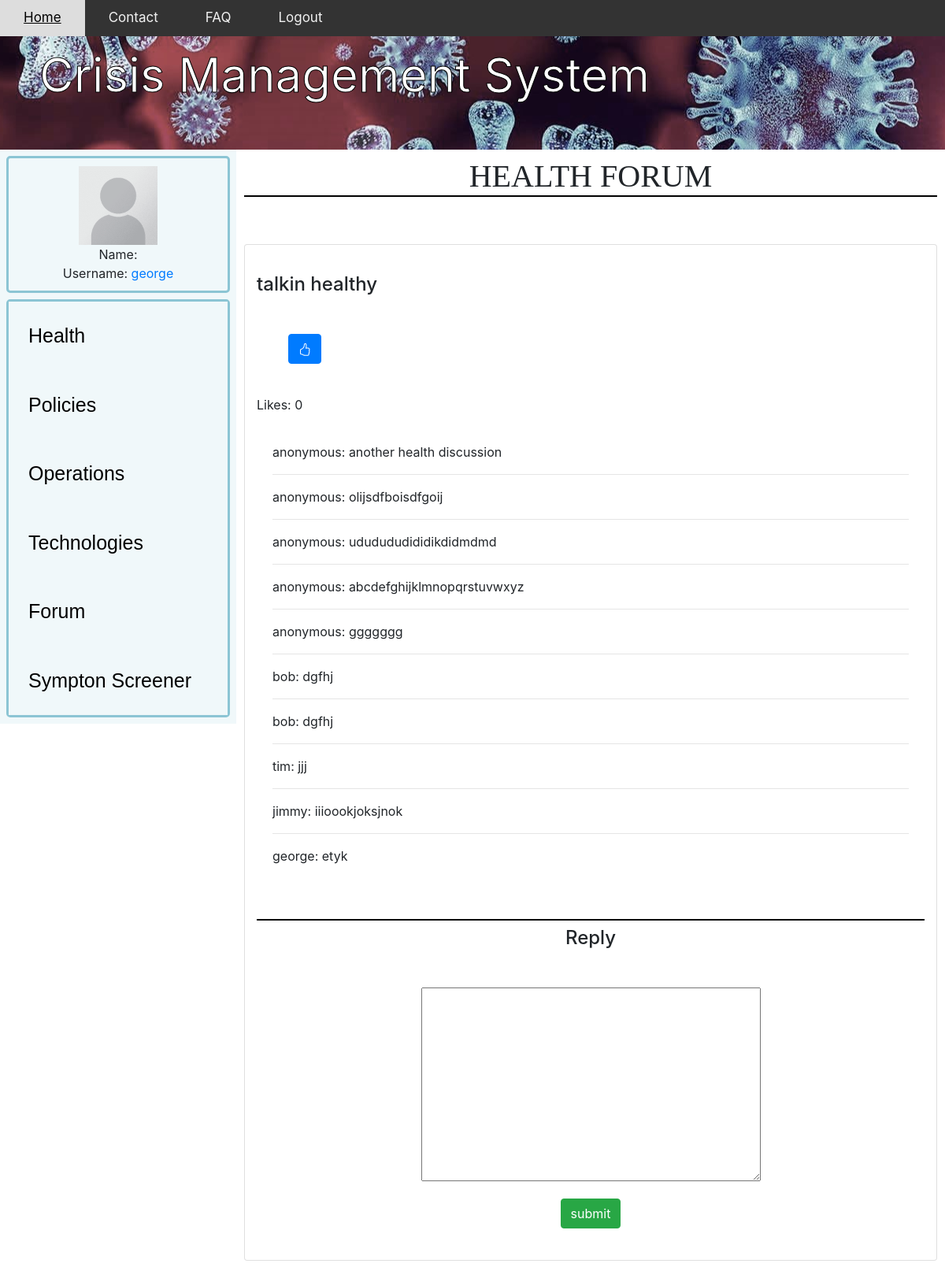
/forumMain/Health/talkin healthy/ (signed in), run on the app's committed database.
### app/models.py (models this page shows, shortened)
class forum(models.Model):
    name=models.CharField(max_length=200,default="anonymous" )
    topic= models.CharField(max_length=300, unique=True)
    section = models.CharField(max_length=12)
    description = models.CharField(max_length=1000,blank=True)
    date_created=models.DateTimeField(auto_now_add=True,null=True)
    likeCount = models.IntegerField(default=0)
    dislikeCount = models.IntegerField(default=0)
    forumLikes = models.ManyToManyField(User, related_name='forum')
    def totalLikes(self):
        return self.forumLikes.count()

class Discussion(models.Model):
    forum = models.ForeignKey(forum,blank=True,on_delete=models.CASCADE)
    discuss = models.CharField(max_length=1000)
    name=models.CharField(max_length=200,default="anonymous" )

### app/views.py (the view, shortened to what this page needs)
# urls.py: path('forumMain/<forumName>/<forumTopic>/', forumDiscussion, name='forumDiscussion'),
@login_required
def forumDiscussion(request, forumName, forumTopic):
    myForum=forum.objects.get(section=forumName, topic=forumTopic)
    discussions=[]
    discussions.append(myForum.discussion_set.all())
    form = CreateInDiscussion()
    totalLikes = myForum.totalLikes()
    liked = False
    if myForum.forumLikes.filter(id=request.user.id).exists():
        liked = True
    context={'forum' : myForum,
            'discussions' : discussions,
            'form' : form,
            'forumName' : forumName,
            'forumTopic' : forumTopic,
            'totalLikes' : totalLikes,
            'liked' : liked,
            }
    return render(request, 'forumDiscussion.html', context)

### app/forms.py
class CreateInDiscussion(ModelForm):
    class Meta:
        model= Discussion
        fields = ["discuss"]
        widgets = {
            'discuss' : Textarea(attrs={'cols': 40, 'rows': 10}),
        }
        labels = {
            'discuss' : _('')
        }

### app/templates/forumDiscussion.html (shortened to what this page needs)
{% extends "app/base2.html" %}
{% load static %}
{% block content %}
<!DOCTYPE html>
<html lang="en">
<head>
    <body>
		<h1>{{forum.section}} Forum</h1>
	</body>
    <link rel="stylesheet" href="https://stackpath.bootstrapcdn.com/bootstrap/4.5.0/css/bootstrap.min.css"0>
</head>
<body>
            <div class="card-columns" style="padding: 10px; margin: 20px;"></div>
            <div class="card box container">
                <br>
                <h6 class="card-title">
                    <h4>{{forum.topic}}</h4>
                    <form style="margin: 0"  action="{% url 'like_post' forum.topic %}" method="POST">
                        {% if liked %}
                            <button type="submit", name="post_id", value="{{forum.topic}}", class="btn btn-danger"><svg xmlns="http://www.w3.org/2000/svg" width="16" height="16" fill="currentColor" class="bi bi-hand-thumbs-down" viewBox="0 0 16 16"><path d="M8.864 15.674c-.956.24-1.843-.484-1.908-1.42-.072-1.05-.23-2.015-.428-2.59-.125-.36-.479-1.012-1.04-1.638-.557-.624-1.282-1.179-2.131-1.41C2.685 8.432 2 7.85 2 7V3c0-.845.682-1.464 1.448-1.546 1.07-.113 1.564-.415 2.068-.723l.048-.029c.272-.166.578-.349.97-.484C6.931.08 7.395 0 8 0h3.5c.937 0 1.599.478 1.934 1.064.164.287.254.607.254.913 0 .152-.023.312-.077.464.201.262.38.577.488.9.11.33.172.762.004 1.15.069.13.12.268.159.403.077.27.113.567.113.856 0 .289-.036.586-.113.856-.035.12-.08.244-.138.363.394.571.418 1.2.234 1.733-.206.592-.682 1.1-1.2 1.272-.847.283-1.803.276-2.516.211a9.877 9.877 0 0 1-.443-.05 9.364 9.364 0 0 1-.062 4.51c-.138.508-.55.848-1.012.964l-.261.065zM11.5 1H8c-.51 0-.863.068-1.14.163-.281.097-.506.229-.776.393l-.04.025c-.555.338-1.198.73-2.49.868-.333.035-.554.29-.554.55V7c0 .255.226.543.62.65 1.095.3 1.977.997 2.614 1.709.635.71 1.064 1.475 1.238 1.977.243.7.407 1.768.482 2.85.025.362.36.595.667.518l.262-.065c.16-.04.258-.144.288-.255a8.34 8.34 0 0 0-.145-4.726.5.5 0 0 1 .595-.643h.003l.014.004.058.013a8.912 8.912 0 0 0 1.036.157c.663.06 1.457.054 2.11-.163.175-.059.45-.301.57-.651.107-.308.087-.67-.266-1.021L12.793 7l.353-.354c.043-.042.105-.14.154-.315.048-.167.075-.37.075-.581 0-.211-.027-.414-.075-.581-.05-.174-.111-.273-.154-.315l-.353-.354.353-.354c.047-.047.109-.176.005-.488a2.224 2.224 0 0 0-.505-.804l-.353-.354.353-.354c.006-.005.041-.05.041-.17a.866.866 0 0 0-.121-.415C12.4 1.272 12.063 1 11.5 1z"/></svg></button>
                        {% else %}
                            <button type="submit", name="post_id", value="{{forum.topic}}", class="btn btn-primary"></button>
                        {% endif %}
                    </form>
                    <p>Likes: {{totalLikes}}</p>
                    <div class="card-body container">
                            <p>{{forum.name}}: {{forum.description}}</p>
                        </h6>
                        {%for discuss in discussions%}
                        {%for objs in discuss%}
                            <hr>
                        {% if objs.forum == forum %}
                        {{objs.name}}: {{objs.discuss}}
                           <br>
                        {% endif %}
                        {%endfor%}
                        {%endfor%}
                    </div>
                    <head>
                        <body>
                            <h1><br></h1>
                            <h4 ><center>Reply</center></h4>
                        </body>
                        <link rel="stylesheet" href="https://stackpath.bootstrapcdn.com/bootstrap/4.5.0/css/bootstrap.min.css"0>
                    </head>
                    <form action="{{request.path }}" method="POST" style="text-align: center;">
                        {{form.as_p}}
                        <input type="submit" class="btn btn-success" value="submit" >
                    </form>
            </div>
            <br>
            </div>
</body>
</html>
{%endblock%}

### app/templates/app/base2.html (shortened to what this page needs)
{% load static %}
<!DOCTYPE html>
<html>
	<head>
		<link rel="stylesheet" type="text/css" href="{% static 'css/main.css'%}">
	</head>
    <body>
        <div class="topnav" >
            <a class="active" href="#home" onclick="location.href='/'">Home</a>
            <a href="#contact" onclick="location.href='/contact'">Contact</a>
            <a href="#faq" onclick="location.href='/faq'">FAQ</a>
            {% if request.user.is_authenticated %}
            <a href="{% url 'logout' %}">Logout</a>
            {% else %}
            <a href="#Login" onclick="location.href='/accounts/login'">Login</a>
            {% endif %}
        </div>
        <header>Crisis Management System</header>
        <div class="homecolumn left" >
            <div class="homerow top" >
                <section>
                    {% if user.is_authenticated %}
                        <img src="{% static 'app/images/blank.png' %}" width="100" height="100">
                        <br>Name: {{ user.get_full_name }}
                        <br>Username: <a href="/userDiscussions/">{{ user.username }}</a>
                    {% else %}
                        <button onclick="location.href='/accounts/login'" class="button button1">Login</button>
                    {% endif %}
                </section>
            </div>
            <div class="homerow bottom" >
                <button onclick="location.href='/health'" class="homebutton">
                    Health</button>
                <button onclick="location.href='/policies'" class="homebutton">
                    Policies</button>
                <button onclick="location.href='/operation'" class="homebutton">
                    Operations</button>
                <button onclick="location.href='/technologies'" class="homebutton">
                    Technologies</button>
                <button onclick="location.href='/forumMain'" class="homebutton">
                    Forum</button>
                <button onclick="location.href='/screener'" class="homebutton">
                    Sympton Screener</button>
            </div>
        </div>
        <div class="homecolumn right">
            <div class="homerow full">
                {% block content %}{% endblock %}
    </body>
</html>

### app/static/css/main.css (style rules this page uses)
.topnav { background-color: #333; overflow: hidden; position: fixed; width: 100%; z-index: 1; }
.topnav a { float: left; color: #f2f2f2; text-align: center; padding: 10px 30px; text-decoration: none; font-size: 17px; }
h1 { font-size: 32px; text-align: center; font-family: serif; font-weight: bold; text-transform: uppercase; }
h1:after { content:' '; display:block; border: 1px solid black; }
body { margin: 0; padding: 0; }
.homebutton { border: none; color: black; padding: 25px; text-align: left; font-size: 25px; font-family: 'Trebuchet MS', sans-serif; cursor: pointer; display: block; width: 100%; background-color: #f0f8fa; }
header { -webkit-text-stroke-width: 1px; -webkit-text-stroke-color: black; background-image: url("covid.jpg"); overflow: hidden; margin-left: auto; margin-right: auto; background-position: center; background-repeat: no-repeat; padding: 50px; color: white; font-size: 60px; }
.homerow { float: top; }
.top { height: 25%; border: 3px solid #8cc5d4; border-radius: 5px; text-align: center; margin: 8px; padding: 10px }
.bottom { height: 75%; border: 3px solid #8cc5d4; border-radius: 5px; margin: 8px; }
.full { height: 100%; margin: 10px; }
.homecolumn { float: left; border: 10px; }
.left { width: 25%; background: #f0f8fa; }
.right { width: 75%; }

### app/templates/forumDiscussion.html (style rules this page uses)
.box { border: 2px solid black; margin: 0 auto; }
form { margin: 0 auto; padding: 40px; width: fit-content; }

### data on the page
forum: section "HEALTH", topic "talkin healthy", name "anonymous", description "another health discussion"
Discussion: name "anonymous", discuss "olijsdfboisdfgoij"
Discussion: name "anonymous", discuss "ududududididikdidmdmd"
Discussion: name "anonymous", discuss "abcdefghijklmnopqrstuvwxyz"
Discussion: name "anonymous", discuss "ggggggg"
Discussion: name "bob", discuss "dgfhj"
Discussion: name "bob", discuss "dgfhj"
Discussion: name "tim", discuss "jjj"
Discussion: name "jimmy", discuss "iiioookjoksjnok"
Discussion: name "george", discuss "etyk"

### other printed values
{{ user.username }} "george"
{{ totalLikes }} "0"
